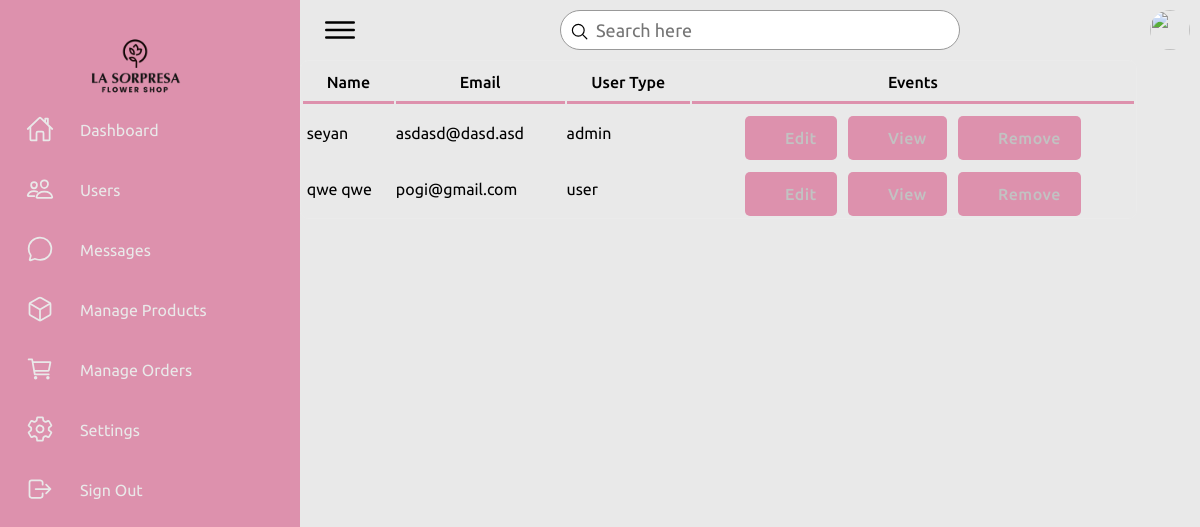
Before: /admin/users.php (signed in) with the older database file.
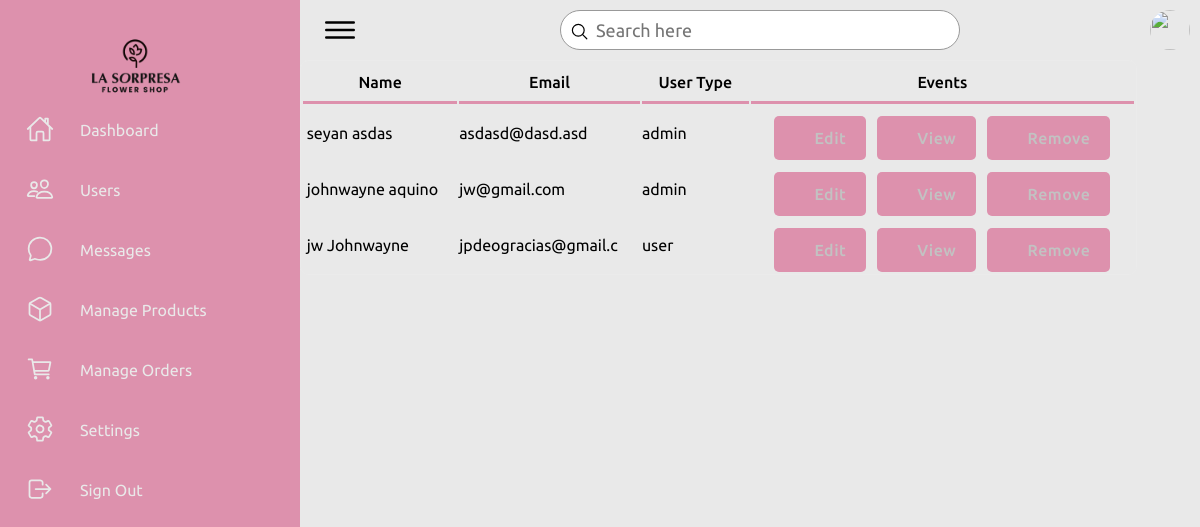
After: the same page with the newer database file.
### tables this page shows
CREATE TABLE `users` (
  `id` int(100) NOT NULL,
  `name` varchar(100) NOT NULL,
  `email` varchar(100) NOT NULL,
  `username` varchar(100) NOT NULL,
  `contact` varchar(100) NOT NULL,
  `password` varchar(255) NOT NULL,
  `user_type` enum('admin','user') NOT NULL
);

### admin/users.php (the view, shortened to what this page needs)
<?php
include '../config.php';
$sql = "SELECT * FROM users";
?>
<!DOCTYPE html>
<html lang="en">
<head>
    <link rel="stylesheet" href="../css/style.css">
    <link rel="stylesheet" href="https://cdnjs.cloudflare.com/ajax/libs/animate.css/4.1.1/animate.min.css"/>
    <link rel="stylesheet" href="https://cdnjs.cloudflare.com/ajax/libs/font-awesome/6.5.2/css/all.min.css">
    <link rel="stylesheet" href="../css/animations.css">
    <link rel="stylesheet" href="../css/admin1.css">
    <link rel="stylesheet" href="../css/admin2.css">
</head>
<body>
    <div class="container">
        <div class="navigation">
            <ul>
                <li>
                    <a href="#">
                        <div class="logo-container">
                            <img src="../images/logo.png" alt="Logo" class="logo" />
                        </div>
                        <span class="title"></span>
                    </a>
                </li>
                <li>
                    <a href="dashboard.php">
                        <span class="icon">
                            <ion-icon name="home-outline"></ion-icon>
                        </span>
                        <span class="title">Dashboard</span>
                    </a>
                </li>
                <li>
                    <a href="#">
                        <span class="icon">
                            <ion-icon name="people-outline"></ion-icon>
                        </span>
                        <span class="title">Users</span>
                    </a>
                </li>
                <li>
                    <a href="#">
                        <span class="icon">
                            <ion-icon name="chatbubble-outline"></ion-icon>
                        </span>
                        <span class="title">Messages</span>
                    </a>
                </li>
                <li>
                    <a href="#">
                        <span class="icon">
                            <ion-icon name="cube-outline"></ion-icon>
                        </span>
                        <span class="title">Manage Products</span>
                    </a>
                </li>
                <li>
                    <a href="#">
                        <span class="icon">
                            <ion-icon name="cart-outline"></ion-icon>
                        </span>
                        <span class="title">Manage Orders</span>
                    </a>
                </li>
                <li>
                    <a href="#">
                        <span class="icon">
                            <ion-icon name="settings-outline"></ion-icon>
                        </span>
                        <span class="title">Settings</span>
                    </a>
                </li>
                <li>
                    <a href="../index.php">
                        <span class="icon">
                            <ion-icon name="log-out-outline"></ion-icon>
                        </span>
                        <span class="title">Sign Out</span>
                    </a>
                </li>
            </ul>
        </div>
        <div class="main">
            <div class="topbar">
                <div class="toggle">
                    <ion-icon name="menu-outline"></ion-icon>
                </div>
                <div class="search">
                    <label>
                        <input type="text" placeholder="Search here">
                        <ion-icon name="search-outline"></ion-icon>
                    </label>
                </div>
                <div class="user">
                    <img src="assets/imgs/customer01.jpg" alt="">
                </div>
            </div>
            <tr>
                <td colspan="4">
                    <div class="abc scroll">
                        <table width="93%" class="sub-table scrolldown" border="0">
                            <thead>
                                <tr>
                                    <th class="table-headin">
                                        Name
                                    </th>
                                    <th class="table-headin">
                                        Email
                                    </th>
                                    <th class="table-headin">
                                        User Type
                                    </th>
                                    <th class="table-headin">
                                        Events
                                    </th>
                            </thead>
                            <tbody>
                                <?php
                                $result = mysqli_query($conn, $sql);
                                if ($result->num_rows == 0) {
                                    echo '<tr>
                                    <td colspan="4">
                                    <br><br><br><br>
                                    <center>
                                    <br>
                                    <p class="heading-main12" style="margin-left: 45px;font-size:20px;color:rgb(49, 49, 49)">We  couldnt find anything related to your keywords !</p>
                                    <a class="non-style-link" href="users.php"><button  class="login-btn btn-primary-soft btn"  style="display: flex;justify-content: center;align-items: center;margin-left:20px;">&nbsp;  &nbsp;</font></button>
                                    </a>
                                    </center>
                                    <br><br><br><br>
                                    </td>
                                    </tr>';
                                } else {
                                    for ($x = 0; $x < $result->num_rows; $x++) {
                                        $row = $result->fetch_assoc();
                                        $id = $row["id"];
                                        $name = $row["name"];
                                        $email = $row["email"];
                                        $user_type = $row["user_type"];
                                        echo '<tr>
                                        <td> &nbsp;' .
                                            substr($name, 0, 30)
                                            . '</td>
                                        <td>
                                        ' . substr($email, 0, 20) . '
                                        </td>
                                        <td>
                                            ' . substr($user_type, 0, 20) . '
                                        </td>
                                        <td>
                                        <div style="display:flex;justify-content: center;">
                                        <a href="?action=edit&id=' . $id . '&error=0" class="non-style-link"><button  class="btn-primary-soft btn button-icon btn-edit"  style="padding-left: 40px;padding-top: 12px;padding-bottom: 12px;margin-top: 10px;"><font class="tn-in-text">Edit</font></button></a>
                                        &nbsp;&nbsp;&nbsp;
                                        <a href="?action=view&id=' . $id . '" class="non-style-link"><button  class="btn-primary-soft btn button-icon btn-view"  style="padding-left: 40px;padding-top: 12px;padding-bottom: 12px;margin-top: 10px;"><font class="tn-in-text">View</font></button></a>
                                       &nbsp;&nbsp;&nbsp;
                                       <a href="?action=drop&id=' . $id . '&name=' . $name . '" class="non-style-link"><button  class="btn-primary-soft btn button-icon btn-delete"  style="padding-left: 40px;padding-top: 12px;padding-bottom: 12px;margin-top: 10px;"><font class="tn-in-text">Remove</font></button></a>
                                        </div>
                                        </td>
                                    </tr>';
                                    }
                                }
                                ?>
                            </tbody>
                        </table>
                    </div>
                </td>
            </tr>
        </div>
    </div>
</body>
</html>

### css/style.css (style rules this page uses)
* { font-family: "Ubuntu", sans-serif; margin: 0; padding: 0; box-sizing: border-box; }
:root { --blue: #dd91ad; --white: #e9e9e9; --gray: #f5f5f5; --black1: #222; --black2: #999; }
body { min-height: 100vh; overflow-x: hidden; }
.container { position: relative; width: 100%; }
.navigation { position: fixed; width: 300px; height: 100%; background: var(--blue); border-left: 10px solid var(--blue); transition: 0.5s; overflow: hidden; }
.navigation ul { position: absolute; top: 0; left: 0; width: 100%; }
.logo-container { position: absolute; top: 20px; left: 50%; transform: translateX(-70%); z-index: 10; }
.logo { width: 100px; }
.navigation ul li { position: relative; width: 100%; list-style: none; border-top-left-radius: 30px; border-bottom-left-radius: 30px; }
.navigation ul li:nth-child(1) { margin-bottom: 40px; pointer-events: none; }
.navigation ul li a { position: relative; display: block; width: 100%; display: flex; text-decoration: none; color: var(--white); }
.navigation ul li a .icon { position: relative; display: block; min-width: 60px; height: 60px; line-height: 75px; text-align: center; }
.navigation ul li a .icon ion-icon { font-size: 1.75rem; }
.navigation ul li a .title { position: relative; display: block; padding: 0 10px; height: 60px; line-height: 60px; text-align: start; white-space: nowrap; }
.main { position: absolute; width: calc(100% - 300px); left: 300px; min-height: 100vh; background: var(--white); transition: 0.5s; }
.topbar { width: 100%; height: 60px; display: flex; justify-content: space-between; align-items: center; padding: 0 10px; }
.toggle { position: relative; width: 60px; height: 60px; display: flex; justify-content: center; align-items: center; font-size: 2.5rem; cursor: pointer; }
.search { position: relative; width: 400px; margin: 0 10px; }
.search label { position: relative; width: 100%; }
.search label input { width: 100%; height: 40px; border-radius: 40px; padding: 5px 20px; padding-left: 35px; font-size: 18px; outline: none; border: 1px solid var(--black2); }
.search label ion-icon { position: absolute; top: 0; left: 10px; font-size: 1.2rem; }
.user { position: relative; width: 40px; height: 40px; border-radius: 50%; overflow: hidden; cursor: pointer; }
.user img { position: absolute; top: 0; left: 0; width: 100%; height: 100%; object-fit: cover; }

### css/admin1.css (style rules this page uses)
.container { display: flex; flex-wrap: wrap; height: 100vh; }

### css/admin2.css (style rules this page uses)
:root { --primarycolor: #dd91ad; --primarycolorhover: #dd91ad; --btnice:#D8EBFA; --btnnicetext:#1b62b3; }
body { margin: 0; padding: 0; border-spacing: 0; font-family: 'Inter', sans-serif; }
.btn { cursor: pointer; padding: 8px 20px; outline: none; text-decoration: none; font-size: 15px; letter-spacing: 0.5px; transition: all 0.3s; border-radius: 5px; font-family: 'Inter', sans-serif; }
.btn-primary-soft { background-color: #dd91ad ; color: #c2c2c2; font-weight: 500; font-size: 16px; border: none; }
.non-style-link:link, .non-style-link:visited, .non-style-link:hover, .non-style-link:active { text-decoration: none; color: rgb(43, 43, 43); }
.sub-table { border: 1px solid #ebebeb; border-radius: 8px; }
.table-headin { font-size: 16px; font-weight: 500; padding: 10px; border-bottom: 3px solid var(--primarycolor); }
.abc { width: 100%; height: 550px; overflow: auto; }
.button-icon { background-position: 10px 50%; background-repeat: no-repeat; transition: 0.5s; padding: 8px 20px 8px 40px; }
.btn-edit { background-image: url('../img/icons/edit-iceblue.svg'); }
.btn-view { background-image: url('../img/icons/view-iceblue.svg'); }
.btn-delete { background-image: url('../img/icons/delete-iceblue.svg'); }

### admin/users.php (style rules this page uses)
.sub-table { animation: transitionIn-Y-bottom 0.5s; }

Changed rows visible on the page:
changed users "asdasd@dasd.asd": name "seyan" → "seyan asdas"
changed users: name "qwe qwe" → "johnwayne aquino"; email "pogi@gmail.com" → "jw@gmail.com"; user_type "user" → "admin"
added users: name "jw Johnwayne", email "jpdeogracias@gmail.c", user_type "user"
